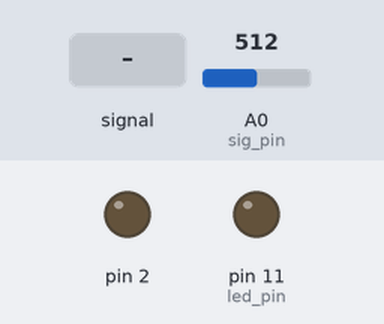
Recording of a sketch running on a simulated Arduino Uno, built with avr-gcc and run on an emulated ATmega328P. On the bench: output pins drawn as LEDs (lit = HIGH). The test bench sets the inputs (shaded band); at power-on: A0 (sig_pin) = 512. What the sketch prints to the serial monitor is not drawn.

Above: at 0.1 s.
At 2.2 s:
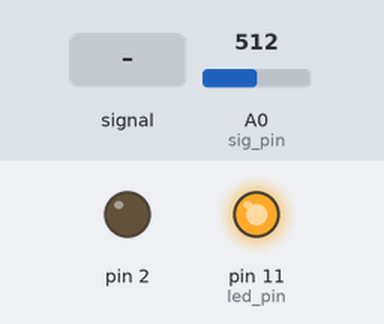
2.3 s: A0 (sig_pin) fed a 200 Hz sine of ±81 counts around its level
Timing chart, 0 to 5.3 s (numbered marks = the images above; inputs shaded):
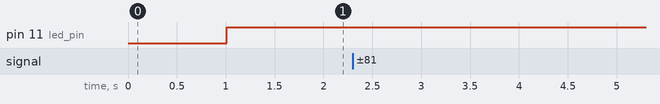

The sketch:

AnalogReadSerial_filtered_v2.ino
```cpp
#include <math.h>

const int led_pin=11;
const int sig_pin = A0;

double value = 0.0;
const double gain = 0.25;
double prev = 0.0;
const unsigned long relax_time = 500;
const double treshold = -10;
unsigned long last_time = 0;

const unsigned int interval = 10.;
const unsigned int wait_time = 20;
double Amin = 100000.0;
double Amax = -100000.0;
double tmax, tmin, t_rising, t_falling;
bool rising_edge, falling_edge;
double integral = 0.0;
double d_value;
bool detect = false;

double R = 43.0; // Resistor in low-pass-filter in ligth-emittin diod
double tau = 10.;

double t, t1, t2;
double sensorValue;

const int calib_size = 100; // Calibration time
double noise = 0.0;

const double devider = 0.0033;

double median = 1.;

// the setup routine runs once when you press reset:
void setup() {
    // initialize serial communication at 9600 bits per second:
    Serial.begin(115200);
    Serial.flush();
    //Serial.println("VAL, DET, RIS, FALL"); // for debug 3rd algorith
    //Serial.println("SensVal, Val, SrcSig");
    pinMode(2, OUTPUT);
    pinMode(led_pin, OUTPUT);

    //// Calibration
    double calib_arr[2][calib_size];
    double sensorValue;
    double STD_2 = 0.0;
    double mean = 0.0;
    for (int i=0; i<calib_size; i++)
    {
      sensorValue = analogRead(sig_pin)/100.0;
      calib_arr[0][i] = millis();
      delay(interval);
      calib_arr[1][i] = sensorValue;
      mean += sensorValue;

      /*
      Serial.print(i);
      Serial.print(" ,");
      Serial.println(sensorValue);
      */
    }
    mean /= (double)calib_size;
    //Serial.print("mean is ");
    //Serial.println(mean);
    for (int i=0; i<calib_size; i++)
    {
      //Accumulate squared deviation from meaт
      STD_2 += (calib_arr[1][i] - mean)*(calib_arr[1][i] - mean);
      //Serial.println(STD_2);
    }
    //Serial.println(STD_2);
    STD_2 /= (double)(calib_size-1);
    //Serial.println(STD_2);
    STD_2 = sqrt(STD_2);
    //Serial.println(STD_2);
    //STD_2 /= (double)sqrt(calib_size);
    noise = STD_2*100.0;
    //Serial.print("The noise size is ");
    //Serial.println(noise);
    //// Noise is STD = sqrt(RMS)

    // Calibration are going not so good so decided to set noise manually
    noise = 4;

}

void loop() {
    if (Serial.available() > 0){
      char in = Serial.read();
      if (in == 'A') // it's a message sending from python code
        Serial.println(millis());
    }

    //Controliing a IR diod
    digitalWrite(led_pin, HIGH);

    ////// First algorith - use a filter (by Sergei Stetskii)
    /*
    delay(10);
    int sensorValue = analogRead(sig_pin); // Входной сигнал
    double diff = (double)sensorValue - value; // Производная входного сигнала
    value += diff * gain; //Некий аналог low-pass фильтра
    double overMedian = min(4 * median, diff * diff); //Здесь мы немного ограничиваем входной сигнал, чтобы пики не влияли на среднеквадратичное
    median = (1 - devider) * median + devider * overMedian;
    double RMS = sqrt(median) * 1.6; //Среднеквадратичное

    double overRMS = max(RMS, abs(diff));
    double sourceSignal = RMS - overRMS; //Отсекаем весь среднеквадратичный шум
    */
    ////////////////////////////////////////////////

    //////// Алгоритм обнаружения пролета
    /*
    if ((diff < treshold) && (millis() >= last_time + relax_time) ){
      last_time = millis();
      //Serial.println("Detected!");
      //Serial.println(diff);
      //Serial.println(millis());
    }
    // debug
    Serial.print(sensorValue);
    Serial.print(" ");
    Serial.print(value);
    Serial.print(" ");
    Serial.println(sourceSignal+900);


    //////////////////////////////////////////////////////

    ///////////////  Второй алгоритм - по разнице амплитуд
    /*
    sensorValue = analogRead(sig_pin); // Входной сигнал

    t1 = t2;
    t2 = millis();
    t += t2 - t1;

    //// equation for low-pass-filter
    d_value = 1/tau * (sensorValue - value)*(t2-t1);
    value += d_value;

    if (sensorValue > Amax) {
      Amax = sensorValue;
      tmax = t;
    }

    if (sensorValue < Amin) {
      Amin = sensorValue;
      tmin = t;
    }
    */
    //////////////////////////////////////////////////

    /*
    if (abs(Amin - Amax) > 3*noise ) {
      Amax = -10000;
      Amin = 10000;
      if ( tmax < tmin )
      {
        rising_edge = true;
        t_rising = t;
      }
      else if ( tmax > tmin )
      {
        falling_edge = true;
        t_falling = t;
      }

      if (t_falling>0 & t_rising>0 )
      {
        // Found rising and falling edges
        Serial.print("Detected : time is ");
        Serial.println(t);
        //Serial.print(", ampitude is ");
        //Serial.println(abs(Amax - Amin));
        Serial.print(", noise is ");
        Serial.println(noise);

        delay(10*interval);
        tmax=0;
        tmin=0;
        t_rising=0;
        t_falling=0;
      }
    }
    */

    //////////////////////// Третий алгоритм - имитация обычного low-pass фильтра

    sensorValue = analogRead(sig_pin); // Входной сигнал

    t1 = t2;
    t2 = millis();
    t += t2 - t1;

    //// equation for low-pass-filter
    d_value = 1/tau * (sensorValue - value)*(t2-t1);
    value += d_value;

    //delay(interval);

    //debug in plotter
    //Serial.print(sensorValue);
    //Serial.print(" ");
    //Serial.println(value);
    //Serial.print(" ");
    //Serial.print(detect*100);
    //Serial.print(" ");
    //Serial.print(rising_edge*200);
    //Serial.print(" ");
    //Serial.println(falling_edge*300);
    detect = false;

    /////// Обработка сигнала


    if (value > Amax & t>3000) {
      Amax = value;
      tmax = t;
    }
    if (value < Amin & t>3000) {
      Amin = value;
      tmin = t;
    }

    //////////////////////////////////////////


    //Serial.print(Amax);
    //Serial.print(" ");
    //Serial.println(Amin);
    //Serial.println(t);
    //Serial.println(tmin);
    //Serial.println(tmax);


    if (abs(Amax - Amin) > 3*noise ) {
      if (falling_edge)
      {
        if ( tmax > tmin ) {
          rising_edge  = true;
        }
      }
      else if ( tmax < tmin )
      {
        falling_edge = true;
      }

      tmax = 0.0;
      tmin = 0.0;
      if ( rising_edge & falling_edge  )
      {
        // Found rising and falling edges

        //Serial.print("Detected : time is ");
        //Serial.println(t);
        //Serial.print(", ampitude is ");
        //Serial.println(abs(Amax - Amin));
        //Serial.print(", noise is ");
        //Serial.println(noise);

        detect = true;
        // Send time by serial port to GUI
        Serial.println(millis());
        delay(1000); // for example
        t2= millis();
        tmax=0.0;
        tmin=0.0;
        rising_edge = false;
        falling_edge = false;
      }
      Amax = -10000;
      Amin = 10000;

    }

    /////////////////////////////////////////////

    /////////////////////////////////////////////

    /////////////// Строки для дебага ///////////

    //Serial.println(sensorValue);
    //Serial.println(diff);
    //Serial.print(int(100*diff));
    //Serial.print(", ");
    //Serial.println(value);
    //Serial.print(", ");
    //Serial.println(sourceSignal * (diff / abs(diff)));  // Немного дебага
    //Serial.println(sourceSignal);
}
```

Measured:
- after the input at 2.3 s, every drawn part: stays the same
